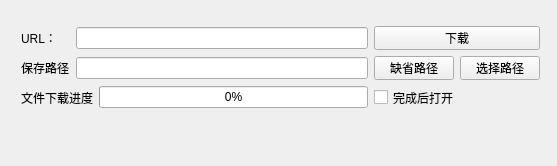
<?xml version="1.0" encoding="UTF-8"?>
<ui version="4.0">
 <class>MainWindow</class>
 <widget class="QMainWindow" name="MainWindow">
  <property name="geometry">
   <rect>
    <x>0</x>
    <y>0</y>
    <width>557</width>
    <height>166</height>
   </rect>
  </property>
  <property name="windowTitle">
   <string>MainWindow</string>
  </property>
  <widget class="QWidget" name="centralWidget">
   <widget class="QWidget" name="">
    <property name="geometry">
     <rect>
      <x>10</x>
      <y>15</y>
      <width>541</width>
      <height>105</height>
     </rect>
    </property>
    <layout class="QGridLayout" name="gridLayout">
     <item row="0" column="0">
      <widget class="QLabel" name="label">
       <property name="text">
        <string>URL：</string>
       </property>
      </widget>
     </item>
     <item row="0" column="1" colspan="2">
      <widget class="QLineEdit" name="editURL"/>
     </item>
     <item row="1" column="0">
      <widget class="QLabel" name="label_2">
       <property name="text">
        <string>保存路径</string>
       </property>
      </widget>
     </item>
     <item row="1" column="1" colspan="2">
      <widget class="QLineEdit" name="editPath"/>
     </item>
     <item row="1" column="3">
      <widget class="QPushButton" name="btnDefaultPath">
       <property name="text">
        <string>缺省路径</string>
       </property>
      </widget>
     </item>
     <item row="1" column="4">
      <widget class="QPushButton" name="btnSetDir">
       <property name="text">
        <string>选择路径</string>
       </property>
      </widget>
     </item>
     <item row="2" column="0" colspan="2">
      <widget class="QLabel" name="label_3">
       <property name="text">
        <string>文件下载进度</string>
       </property>
      </widget>
     </item>
     <item row="2" column="2">
      <widget class="QProgressBar" name="progressBar">
       <property name="value">
        <number>0</number>
       </property>
       <property name="orientation">
        <enum>Qt::Horizontal</enum>
       </property>
       <property name="textDirection">
        <enum>QProgressBar::BottomToTop</enum>
       </property>
      </widget>
     </item>
     <item row="2" column="3" colspan="2">
      <widget class="QCheckBox" name="checkOpen">
       <property name="text">
        <string>完成后打开</string>
       </property>
      </widget>
     </item>
     <item row="0" column="3" colspan="2">
      <widget class="QPushButton" name="btnDownload">
       <property name="text">
        <string>下载</string>
       </property>
      </widget>
     </item>
    </layout>
   </widget>
  </widget>
  <widget class="QMenuBar" name="menuBar">
   <property name="geometry">
    <rect>
     <x>0</x>
     <y>0</y>
     <width>557</width>
     <height>22</height>
    </rect>
   </property>
  </widget>
 </widget>
 <layoutdefault spacing="6" margin="11"/>
 <resources/>
 <connections/>
</ui>
